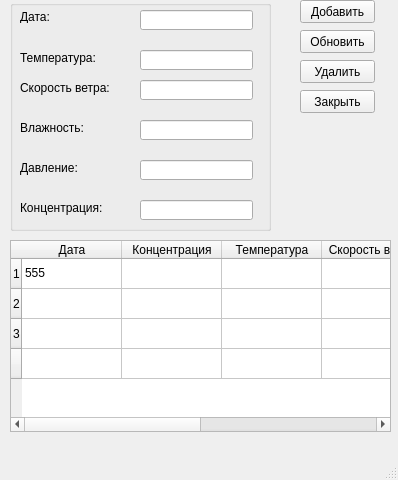
<?xml version="1.0" encoding="UTF-8"?>
<ui version="4.0">
 <class>MainWindow</class>
 <widget class="QMainWindow" name="MainWindow">
  <property name="geometry">
   <rect>
    <x>0</x>
    <y>0</y>
    <width>398</width>
    <height>480</height>
   </rect>
  </property>
  <property name="windowTitle">
   <string>MainWindow</string>
  </property>
  <widget class="QWidget" name="centralwidget">
   <widget class="QPushButton" name="pushButton_2">
    <property name="geometry">
     <rect>
      <x>300</x>
      <y>30</y>
      <width>75</width>
      <height>23</height>
     </rect>
    </property>
    <property name="text">
     <string>Обновить</string>
    </property>
   </widget>
   <widget class="QTableWidget" name="tableWidget">
    <property name="geometry">
     <rect>
      <x>10</x>
      <y>240</y>
      <width>381</width>
      <height>192</height>
     </rect>
    </property>
    <row>
     <property name="text">
      <string>1</string>
     </property>
    </row>
    <row>
     <property name="text">
      <string>2</string>
     </property>
    </row>
    <row>
     <property name="text">
      <string>3</string>
     </property>
    </row>
    <row>
     <property name="text">
      <string/>
     </property>
    </row>
    <column>
     <property name="text">
      <string>Дата</string>
     </property>
    </column>
    <column>
     <property name="text">
      <string>Концентрация</string>
     </property>
    </column>
    <column>
     <property name="text">
      <string>Температура</string>
     </property>
    </column>
    <column>
     <property name="text">
      <string>Скорость ветра</string>
     </property>
    </column>
    <column>
     <property name="text">
      <string>Влажность</string>
     </property>
    </column>
    <column>
     <property name="text">
      <string>Давление</string>
     </property>
    </column>
    <item row="0" column="0">
     <property name="text">
      <string>555</string>
     </property>
    </item>
   </widget>
   <widget class="QGroupBox" name="groupBox">
    <property name="geometry">
     <rect>
      <x>10</x>
      <y>0</y>
      <width>261</width>
      <height>231</height>
     </rect>
    </property>
    <property name="title">
     <string/>
    </property>
    <widget class="QLabel" name="label_2">
     <property name="geometry">
      <rect>
       <x>10</x>
       <y>50</y>
       <width>101</width>
       <height>16</height>
      </rect>
     </property>
     <property name="toolTipDuration">
      <number>-1</number>
     </property>
     <property name="text">
      <string>Температура:</string>
     </property>
    </widget>
    <widget class="QLabel" name="label">
     <property name="geometry">
      <rect>
       <x>10</x>
       <y>10</y>
       <width>47</width>
       <height>13</height>
      </rect>
     </property>
     <property name="toolTipDuration">
      <number>-1</number>
     </property>
     <property name="text">
      <string>Дата:</string>
     </property>
    </widget>
    <widget class="QLineEdit" name="line_edit_pressure">
     <property name="geometry">
      <rect>
       <x>130</x>
       <y>160</y>
       <width>113</width>
       <height>20</height>
      </rect>
     </property>
    </widget>
    <widget class="QLineEdit" name="line_edit_date">
     <property name="geometry">
      <rect>
       <x>130</x>
       <y>10</y>
       <width>113</width>
       <height>20</height>
      </rect>
     </property>
    </widget>
    <widget class="QLabel" name="label_5">
     <property name="geometry">
      <rect>
       <x>10</x>
       <y>200</y>
       <width>91</width>
       <height>16</height>
      </rect>
     </property>
     <property name="toolTipDuration">
      <number>-1</number>
     </property>
     <property name="text">
      <string>Концентрация:</string>
     </property>
    </widget>
    <widget class="QLineEdit" name="line_edit_temperature">
     <property name="geometry">
      <rect>
       <x>130</x>
       <y>50</y>
       <width>113</width>
       <height>20</height>
      </rect>
     </property>
    </widget>
    <widget class="QLabel" name="label_3">
     <property name="geometry">
      <rect>
       <x>10</x>
       <y>80</y>
       <width>101</width>
       <height>16</height>
      </rect>
     </property>
     <property name="toolTipDuration">
      <number>-1</number>
     </property>
     <property name="text">
      <string>Скорость ветра:</string>
     </property>
    </widget>
    <widget class="QLineEdit" name="line_edit_concentration">
     <property name="geometry">
      <rect>
       <x>130</x>
       <y>200</y>
       <width>113</width>
       <height>20</height>
      </rect>
     </property>
     <property name="readOnly">
      <bool>true</bool>
     </property>
    </widget>
    <widget class="QLineEdit" name="line_edit_speed">
     <property name="geometry">
      <rect>
       <x>130</x>
       <y>80</y>
       <width>113</width>
       <height>20</height>
      </rect>
     </property>
    </widget>
    <widget class="QLabel" name="label_4">
     <property name="geometry">
      <rect>
       <x>10</x>
       <y>120</y>
       <width>81</width>
       <height>16</height>
      </rect>
     </property>
     <property name="toolTipDuration">
      <number>-1</number>
     </property>
     <property name="text">
      <string>Влажность:</string>
     </property>
    </widget>
    <widget class="QLineEdit" name="line_edit_humidity">
     <property name="geometry">
      <rect>
       <x>130</x>
       <y>120</y>
       <width>113</width>
       <height>20</height>
      </rect>
     </property>
    </widget>
    <widget class="QLabel" name="label_6">
     <property name="geometry">
      <rect>
       <x>10</x>
       <y>160</y>
       <width>71</width>
       <height>16</height>
      </rect>
     </property>
     <property name="toolTipDuration">
      <number>-1</number>
     </property>
     <property name="text">
      <string>Давление:</string>
     </property>
    </widget>
   </widget>
   <widget class="QPushButton" name="pushButton_3">
    <property name="geometry">
     <rect>
      <x>300</x>
      <y>60</y>
      <width>75</width>
      <height>23</height>
     </rect>
    </property>
    <property name="text">
     <string>Удалить</string>
    </property>
   </widget>
   <widget class="QPushButton" name="pushButton_4">
    <property name="geometry">
     <rect>
      <x>300</x>
      <y>90</y>
      <width>75</width>
      <height>23</height>
     </rect>
    </property>
    <property name="text">
     <string>Закрыть</string>
    </property>
   </widget>
   <widget class="QPushButton" name="pushButton">
    <property name="geometry">
     <rect>
      <x>300</x>
      <y>0</y>
      <width>75</width>
      <height>23</height>
     </rect>
    </property>
    <property name="text">
     <string>Добавить</string>
    </property>
   </widget>
  </widget>
  <widget class="QMenuBar" name="menubar">
   <property name="geometry">
    <rect>
     <x>0</x>
     <y>0</y>
     <width>398</width>
     <height>21</height>
    </rect>
   </property>
  </widget>
  <widget class="QStatusBar" name="statusbar"/>
 </widget>
 <resources/>
 <connections/>
</ui>
